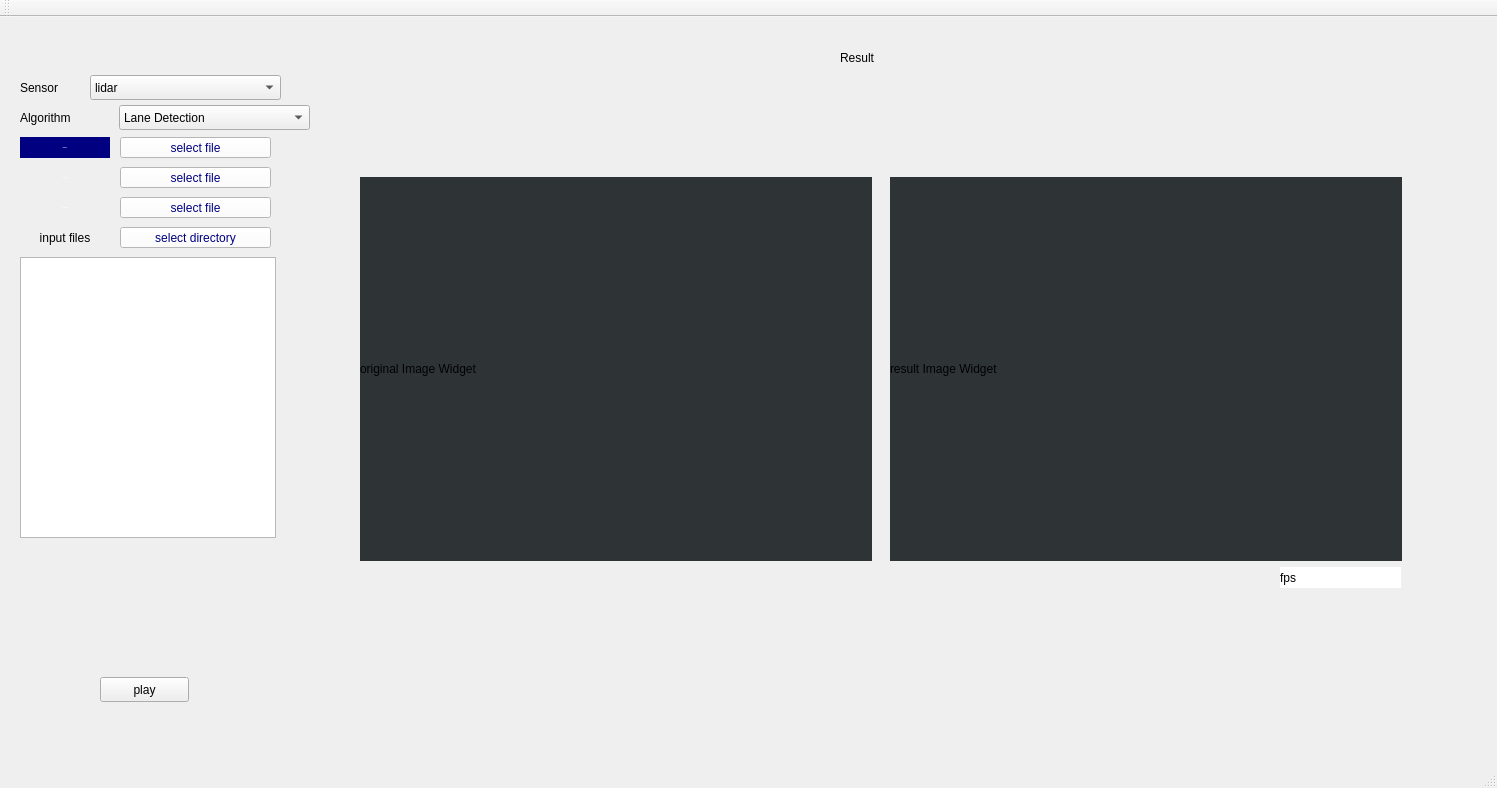
<?xml version="1.0" encoding="UTF-8"?>
<ui version="4.0">
 <class>MainWindow</class>
 <widget class="QMainWindow" name="MainWindow">
  <property name="geometry">
   <rect>
    <x>0</x>
    <y>0</y>
    <width>1497</width>
    <height>788</height>
   </rect>
  </property>
  <property name="baseSize">
   <size>
    <width>640</width>
    <height>0</height>
   </size>
  </property>
  <property name="windowTitle">
   <string>MainWindow</string>
  </property>
  <property name="styleSheet">
   <string notr="true">QLabel{

border-radius: 2px;

padding: 2px;

background-color: rgba(0, 0, 128, 1.0);

font: bold italic 15px;

color:white;

}

QComboBox

{

color:rgba(0, 0, 128, 1.0);

background-color: white;

border-color: white;

border-width: 1px;

border-style: solid;

padding: 1px 0px 1px 3px; /*This makes text colour work*/

}

QPushButton{

border-radius: 2px;

padding: 2px;

background-color: rgba(0, 0, 128, 1.0);

font: bold italic 15px;

color:white;

}

background-color : rgb(173, 127, 168)

</string>
  </property>
  <widget class="QWidget" name="centralwidget">
   <widget class="QComboBox" name="cb_Sensor">
    <property name="geometry">
     <rect>
      <x>90</x>
      <y>58</y>
      <width>191</width>
      <height>25</height>
     </rect>
    </property>
    <item>
     <property name="text">
      <string>lidar</string>
     </property>
    </item>
    <item>
     <property name="text">
      <string>cam</string>
     </property>
    </item>
    <item>
     <property name="text">
      <string>can</string>
     </property>
    </item>
    <item>
     <property name="text">
      <string>imu</string>
     </property>
    </item>
    <item>
     <property name="text">
      <string>gps</string>
     </property>
    </item>
   </widget>
   <widget class="QComboBox" name="cb_Algorithm">
    <property name="geometry">
     <rect>
      <x>119</x>
      <y>88</y>
      <width>191</width>
      <height>25</height>
     </rect>
    </property>
    <item>
     <property name="text">
      <string>Lane Detection</string>
     </property>
    </item>
    <item>
     <property name="text">
      <string>Object Detection</string>
     </property>
    </item>
   </widget>
   <widget class="QLabel" name="label_Sensor">
    <property name="geometry">
     <rect>
      <x>20</x>
      <y>60</y>
      <width>61</width>
      <height>21</height>
     </rect>
    </property>
    <property name="text">
     <string>Sensor</string>
    </property>
   </widget>
   <widget class="QLabel" name="label_Algorithm">
    <property name="geometry">
     <rect>
      <x>20</x>
      <y>90</y>
      <width>91</width>
      <height>21</height>
     </rect>
    </property>
    <property name="text">
     <string>Algorithm</string>
    </property>
   </widget>
   <widget class="QLabel" name="label_Result">
    <property name="geometry">
     <rect>
      <x>840</x>
      <y>30</y>
      <width>61</width>
      <height>21</height>
     </rect>
    </property>
    <property name="text">
     <string>Result</string>
    </property>
   </widget>
   <widget class="QPushButton" name="pb_Play">
    <property name="geometry">
     <rect>
      <x>100</x>
      <y>660</y>
      <width>89</width>
      <height>25</height>
     </rect>
    </property>
    <property name="text">
     <string>play</string>
    </property>
   </widget>
   <widget class="QPushButton" name="pb_Select_Directory">
    <property name="geometry">
     <rect>
      <x>120</x>
      <y>210</y>
      <width>151</width>
      <height>21</height>
     </rect>
    </property>
    <property name="palette">
     <palette>
      <active>
       <colorrole role="WindowText">
        <brush brushstyle="SolidPattern">
         <color alpha="255">
          <red>0</red>
          <green>0</green>
          <blue>128</blue>
         </color>
        </brush>
       </colorrole>
       <colorrole role="Button">
        <brush brushstyle="SolidPattern">
         <color alpha="255">
          <red>255</red>
          <green>255</green>
          <blue>255</blue>
         </color>
        </brush>
       </colorrole>
       <colorrole role="Text">
        <brush brushstyle="SolidPattern">
         <color alpha="255">
          <red>0</red>
          <green>0</green>
          <blue>128</blue>
         </color>
        </brush>
       </colorrole>
       <colorrole role="ButtonText">
        <brush brushstyle="SolidPattern">
         <color alpha="255">
          <red>0</red>
          <green>0</green>
          <blue>128</blue>
         </color>
        </brush>
       </colorrole>
       <colorrole role="Base">
        <brush brushstyle="SolidPattern">
         <color alpha="255">
          <red>255</red>
          <green>255</green>
          <blue>255</blue>
         </color>
        </brush>
       </colorrole>
       <colorrole role="Window">
        <brush brushstyle="SolidPattern">
         <color alpha="255">
          <red>255</red>
          <green>255</green>
          <blue>255</blue>
         </color>
        </brush>
       </colorrole>
       <colorrole role="PlaceholderText">
        <brush brushstyle="NoBrush">
         <color alpha="128">
          <red>0</red>
          <green>0</green>
          <blue>128</blue>
         </color>
        </brush>
       </colorrole>
      </active>
      <inactive>
       <colorrole role="WindowText">
        <brush brushstyle="SolidPattern">
         <color alpha="255">
          <red>0</red>
          <green>0</green>
          <blue>128</blue>
         </color>
        </brush>
       </colorrole>
       <colorrole role="Button">
        <brush brushstyle="SolidPattern">
         <color alpha="255">
          <red>255</red>
          <green>255</green>
          <blue>255</blue>
         </color>
        </brush>
       </colorrole>
       <colorrole role="Text">
        <brush brushstyle="SolidPattern">
         <color alpha="255">
          <red>0</red>
          <green>0</green>
          <blue>128</blue>
         </color>
        </brush>
       </colorrole>
       <colorrole role="ButtonText">
        <brush brushstyle="SolidPattern">
         <color alpha="255">
          <red>0</red>
          <green>0</green>
          <blue>128</blue>
         </color>
        </brush>
       </colorrole>
       <colorrole role="Base">
        <brush brushstyle="SolidPattern">
         <color alpha="255">
          <red>255</red>
          <green>255</green>
          <blue>255</blue>
         </color>
        </brush>
       </colorrole>
       <colorrole role="Window">
        <brush brushstyle="SolidPattern">
         <color alpha="255">
          <red>255</red>
          <green>255</green>
          <blue>255</blue>
         </color>
        </brush>
       </colorrole>
       <colorrole role="PlaceholderText">
        <brush brushstyle="NoBrush">
         <color alpha="128">
          <red>0</red>
          <green>0</green>
          <blue>128</blue>
         </color>
        </brush>
       </colorrole>
      </inactive>
      <disabled>
       <colorrole role="WindowText">
        <brush brushstyle="SolidPattern">
         <color alpha="255">
          <red>0</red>
          <green>0</green>
          <blue>128</blue>
         </color>
        </brush>
       </colorrole>
       <colorrole role="Button">
        <brush brushstyle="SolidPattern">
         <color alpha="255">
          <red>255</red>
          <green>255</green>
          <blue>255</blue>
         </color>
        </brush>
       </colorrole>
       <colorrole role="Text">
        <brush brushstyle="SolidPattern">
         <color alpha="255">
          <red>0</red>
          <green>0</green>
          <blue>128</blue>
         </color>
        </brush>
       </colorrole>
       <colorrole role="ButtonText">
        <brush brushstyle="SolidPattern">
         <color alpha="255">
          <red>0</red>
          <green>0</green>
          <blue>128</blue>
         </color>
        </brush>
       </colorrole>
       <colorrole role="Base">
        <brush brushstyle="SolidPattern">
         <color alpha="255">
          <red>255</red>
          <green>255</green>
          <blue>255</blue>
         </color>
        </brush>
       </colorrole>
       <colorrole role="Window">
        <brush brushstyle="SolidPattern">
         <color alpha="255">
          <red>255</red>
          <green>255</green>
          <blue>255</blue>
         </color>
        </brush>
       </colorrole>
       <colorrole role="PlaceholderText">
        <brush brushstyle="NoBrush">
         <color alpha="128">
          <red>0</red>
          <green>0</green>
          <blue>128</blue>
         </color>
        </brush>
       </colorrole>
      </disabled>
     </palette>
    </property>
    <property name="styleSheet">
     <string notr="true">background-color: rgb(255, 255, 255);
color: rgb(0, 0, 128);

</string>
    </property>
    <property name="text">
     <string>select directory</string>
    </property>
   </widget>
   <widget class="QListWidget" name="list_FileList">
    <property name="geometry">
     <rect>
      <x>20</x>
      <y>240</y>
      <width>256</width>
      <height>281</height>
     </rect>
    </property>
   </widget>
   <widget class="QPushButton" name="pb_Select_DataFile">
    <property name="geometry">
     <rect>
      <x>120</x>
      <y>120</y>
      <width>151</width>
      <height>21</height>
     </rect>
    </property>
    <property name="styleSheet">
     <string notr="true">background-color: rgb(255, 255, 255);
color: rgb(0, 0, 128);

</string>
    </property>
    <property name="text">
     <string>select file</string>
    </property>
   </widget>
   <widget class="QPushButton" name="pb_Select_ConfigFile">
    <property name="geometry">
     <rect>
      <x>120</x>
      <y>150</y>
      <width>151</width>
      <height>21</height>
     </rect>
    </property>
    <property name="styleSheet">
     <string notr="true">background-color: rgb(255, 255, 255);
color: rgb(0, 0, 128);

</string>
    </property>
    <property name="text">
     <string>select file</string>
    </property>
   </widget>
   <widget class="QLabel" name="label_original_img">
    <property name="geometry">
     <rect>
      <x>360</x>
      <y>160</y>
      <width>512</width>
      <height>384</height>
     </rect>
    </property>
    <property name="baseSize">
     <size>
      <width>640</width>
      <height>480</height>
     </size>
    </property>
    <property name="styleSheet">
     <string notr="true">background-color: rgb(46, 52, 54);</string>
    </property>
    <property name="text">
     <string>original Image Widget</string>
    </property>
   </widget>
   <widget class="QLabel" name="label_result_img">
    <property name="geometry">
     <rect>
      <x>890</x>
      <y>160</y>
      <width>512</width>
      <height>384</height>
     </rect>
    </property>
    <property name="baseSize">
     <size>
      <width>640</width>
      <height>480</height>
     </size>
    </property>
    <property name="styleSheet">
     <string notr="true">background-color: rgb(46, 52, 54);</string>
    </property>
    <property name="text">
     <string>result Image Widget</string>
    </property>
   </widget>
   <widget class="QLabel" name="label_InputFiles">
    <property name="geometry">
     <rect>
      <x>20</x>
      <y>210</y>
      <width>90</width>
      <height>21</height>
     </rect>
    </property>
    <property name="text">
     <string>input files</string>
    </property>
    <property name="alignment">
     <set>Qt::AlignCenter</set>
    </property>
   </widget>
   <widget class="QLabel" name="label_fps">
    <property name="geometry">
     <rect>
      <x>1280</x>
      <y>550</y>
      <width>121</width>
      <height>21</height>
     </rect>
    </property>
    <property name="styleSheet">
     <string notr="true">background-color: rgb(255, 255, 255);
color: rgb(0, 0, 0);</string>
    </property>
    <property name="text">
     <string>fps</string>
    </property>
   </widget>
   <widget class="QPushButton" name="pb_Select_WeightFile">
    <property name="geometry">
     <rect>
      <x>120</x>
      <y>180</y>
      <width>151</width>
      <height>21</height>
     </rect>
    </property>
    <property name="styleSheet">
     <string notr="true">background-color: rgb(255, 255, 255);
color: rgb(0, 0, 128);

</string>
    </property>
    <property name="text">
     <string>select file</string>
    </property>
   </widget>
   <widget class="QLabel" name="label_DataFile">
    <property name="geometry">
     <rect>
      <x>20</x>
      <y>120</y>
      <width>90</width>
      <height>21</height>
     </rect>
    </property>
    <property name="baseSize">
     <size>
      <width>640</width>
      <height>480</height>
     </size>
    </property>
    <property name="palette">
     <palette>
      <active>
       <colorrole role="WindowText">
        <brush brushstyle="SolidPattern">
         <color alpha="255">
          <red>255</red>
          <green>255</green>
          <blue>255</blue>
         </color>
        </brush>
       </colorrole>
       <colorrole role="Button">
        <brush brushstyle="SolidPattern">
         <color alpha="255">
          <red>0</red>
          <green>0</green>
          <blue>128</blue>
         </color>
        </brush>
       </colorrole>
       <colorrole role="Text">
        <brush brushstyle="SolidPattern">
         <color alpha="255">
          <red>255</red>
          <green>255</green>
          <blue>255</blue>
         </color>
        </brush>
       </colorrole>
       <colorrole role="ButtonText">
        <brush brushstyle="SolidPattern">
         <color alpha="255">
          <red>255</red>
          <green>255</green>
          <blue>255</blue>
         </color>
        </brush>
       </colorrole>
       <colorrole role="Base">
        <brush brushstyle="SolidPattern">
         <color alpha="255">
          <red>0</red>
          <green>0</green>
          <blue>128</blue>
         </color>
        </brush>
       </colorrole>
       <colorrole role="Window">
        <brush brushstyle="SolidPattern">
         <color alpha="255">
          <red>0</red>
          <green>0</green>
          <blue>128</blue>
         </color>
        </brush>
       </colorrole>
       <colorrole role="PlaceholderText">
        <brush brushstyle="NoBrush">
         <color alpha="128">
          <red>0</red>
          <green>0</green>
          <blue>0</blue>
         </color>
        </brush>
       </colorrole>
      </active>
      <inactive>
       <colorrole role="WindowText">
        <brush brushstyle="SolidPattern">
         <color alpha="255">
          <red>255</red>
          <green>255</green>
          <blue>255</blue>
         </color>
        </brush>
       </colorrole>
       <colorrole role="Button">
        <brush brushstyle="SolidPattern">
         <color alpha="255">
          <red>0</red>
          <green>0</green>
          <blue>128</blue>
         </color>
        </brush>
       </colorrole>
       <colorrole role="Text">
        <brush brushstyle="SolidPattern">
         <color alpha="255">
          <red>255</red>
          <green>255</green>
          <blue>255</blue>
         </color>
        </brush>
       </colorrole>
       <colorrole role="ButtonText">
        <brush brushstyle="SolidPattern">
         <color alpha="255">
          <red>255</red>
          <green>255</green>
          <blue>255</blue>
         </color>
        </brush>
       </colorrole>
       <colorrole role="Base">
        <brush brushstyle="SolidPattern">
         <color alpha="255">
          <red>0</red>
          <green>0</green>
          <blue>128</blue>
         </color>
        </brush>
       </colorrole>
       <colorrole role="Window">
        <brush brushstyle="SolidPattern">
         <color alpha="255">
          <red>0</red>
          <green>0</green>
          <blue>128</blue>
         </color>
        </brush>
       </colorrole>
       <colorrole role="PlaceholderText">
        <brush brushstyle="NoBrush">
         <color alpha="128">
          <red>255</red>
          <green>255</green>
          <blue>255</blue>
         </color>
        </brush>
       </colorrole>
      </inactive>
      <disabled>
       <colorrole role="WindowText">
        <brush brushstyle="SolidPattern">
         <color alpha="255">
          <red>255</red>
          <green>255</green>
          <blue>255</blue>
         </color>
        </brush>
       </colorrole>
       <colorrole role="Button">
        <brush brushstyle="SolidPattern">
         <color alpha="255">
          <red>0</red>
          <green>0</green>
          <blue>128</blue>
         </color>
        </brush>
       </colorrole>
       <colorrole role="Text">
        <brush brushstyle="SolidPattern">
         <color alpha="255">
          <red>255</red>
          <green>255</green>
          <blue>255</blue>
         </color>
        </brush>
       </colorrole>
       <colorrole role="ButtonText">
        <brush brushstyle="SolidPattern">
         <color alpha="255">
          <red>255</red>
          <green>255</green>
          <blue>255</blue>
         </color>
        </brush>
       </colorrole>
       <colorrole role="Base">
        <brush brushstyle="SolidPattern">
         <color alpha="255">
          <red>0</red>
          <green>0</green>
          <blue>128</blue>
         </color>
        </brush>
       </colorrole>
       <colorrole role="Window">
        <brush brushstyle="SolidPattern">
         <color alpha="255">
          <red>0</red>
          <green>0</green>
          <blue>128</blue>
         </color>
        </brush>
       </colorrole>
       <colorrole role="PlaceholderText">
        <brush brushstyle="NoBrush">
         <color alpha="128">
          <red>0</red>
          <green>0</green>
          <blue>0</blue>
         </color>
        </brush>
       </colorrole>
      </disabled>
     </palette>
    </property>
    <property name="font">
     <font>
      <pointsize>-1</pointsize>
      <weight>75</weight>
      <italic>true</italic>
      <bold>true</bold>
     </font>
    </property>
    <property name="layoutDirection">
     <enum>Qt::LeftToRight</enum>
    </property>
    <property name="styleSheet">
     <string notr="true">background-color: rgb(0, 0, 128);
color:rgb(255, 255, 255);
</string>
    </property>
    <property name="text">
     <string>Data File</string>
    </property>
    <property name="alignment">
     <set>Qt::AlignCenter</set>
    </property>
   </widget>
   <widget class="QLabel" name="label_ConfigFile">
    <property name="geometry">
     <rect>
      <x>20</x>
      <y>150</y>
      <width>90</width>
      <height>21</height>
     </rect>
    </property>
    <property name="baseSize">
     <size>
      <width>640</width>
      <height>480</height>
     </size>
    </property>
    <property name="palette">
     <palette>
      <active>
       <colorrole role="WindowText">
        <brush brushstyle="SolidPattern">
         <color alpha="255">
          <red>255</red>
          <green>255</green>
          <blue>255</blue>
         </color>
        </brush>
       </colorrole>
       <colorrole role="Button">
        <brush brushstyle="SolidPattern">
         <color alpha="255">
          <red>0</red>
          <green>0</green>
          <blue>128</blue>
         </color>
        </brush>
       </colorrole>
       <colorrole role="Text">
        <brush brushstyle="SolidPattern">
         <color alpha="255">
          <red>255</red>
          <green>255</green>
          <blue>255</blue>
         </color>
        </brush>
       </colorrole>
       <colorrole role="ButtonText">
        <brush brushstyle="SolidPattern">
         <color alpha="255">
          <red>255</red>
          <green>255</green>
          <blue>255</blue>
         </color>
        </brush>
       </colorrole>
       <colorrole role="Base">
        <brush brushstyle="SolidPattern">
         <color alpha="255">
          <red>0</red>
          <green>0</green>
          <blue>128</blue>
         </color>
        </brush>
       </colorrole>
       <colorrole role="Window">
        <brush brushstyle="SolidPattern">
         <color alpha="255">
          <red>0</red>
          <green>0</green>
          <blue>128</blue>
         </color>
        </brush>
       </colorrole>
       <colorrole role="PlaceholderText">
        <brush brushstyle="NoBrush">
         <color alpha="128">
          <red>255</red>
          <green>255</green>
          <blue>255</blue>
         </color>
        </brush>
       </colorrole>
      </active>
      <inactive>
       <colorrole role="WindowText">
        <brush brushstyle="SolidPattern">
         <color alpha="255">
          <red>255</red>
          <green>255</green>
          <blue>255</blue>
         </color>
        </brush>
       </colorrole>
       <colorrole role="Button">
        <brush brushstyle="SolidPattern">
         <color alpha="255">
          <red>0</red>
          <green>0</green>
          <blue>128</blue>
         </color>
        </brush>
       </colorrole>
       <colorrole role="Text">
        <brush brushstyle="SolidPattern">
         <color alpha="255">
          <red>255</red>
          <green>255</green>
          <blue>255</blue>
         </color>
        </brush>
       </colorrole>
       <colorrole role="ButtonText">
        <brush brushstyle="SolidPattern">
         <color alpha="255">
          <red>255</red>
          <green>255</green>
          <blue>255</blue>
         </color>
        </brush>
       </colorrole>
       <colorrole role="Base">
        <brush brushstyle="SolidPattern">
         <color alpha="255">
          <red>0</red>
          <green>0</green>
          <blue>128</blue>
         </color>
        </brush>
       </colorrole>
       <colorrole role="Window">
        <brush brushstyle="SolidPattern">
         <color alpha="255">
          <red>0</red>
          <green>0</green>
          <blue>128</blue>
         </color>
        </brush>
       </colorrole>
       <colorrole role="PlaceholderText">
        <brush brushstyle="NoBrush">
         <color alpha="128">
          <red>255</red>
          <green>255</green>
          <blue>255</blue>
         </color>
        </brush>
       </colorrole>
      </inactive>
      <disabled>
       <colorrole role="WindowText">
        <brush brushstyle="SolidPattern">
         <color alpha="255">
          <red>255</red>
          <green>255</green>
          <blue>255</blue>
         </color>
        </brush>
       </colorrole>
       <colorrole role="Button">
        <brush brushstyle="SolidPattern">
         <color alpha="255">
          <red>0</red>
          <green>0</green>
          <blue>128</blue>
         </color>
        </brush>
       </colorrole>
       <colorrole role="Text">
        <brush brushstyle="SolidPattern">
         <color alpha="255">
          <red>255</red>
          <green>255</green>
          <blue>255</blue>
         </color>
        </brush>
       </colorrole>
       <colorrole role="ButtonText">
        <brush brushstyle="SolidPattern">
         <color alpha="255">
          <red>255</red>
          <green>255</green>
          <blue>255</blue>
         </color>
        </brush>
       </colorrole>
       <colorrole role="Base">
        <brush brushstyle="SolidPattern">
         <color alpha="255">
          <red>0</red>
          <green>0</green>
          <blue>128</blue>
         </color>
        </brush>
       </colorrole>
       <colorrole role="Window">
        <brush brushstyle="SolidPattern">
         <color alpha="255">
          <red>0</red>
          <green>0</green>
          <blue>128</blue>
         </color>
        </brush>
       </colorrole>
       <colorrole role="PlaceholderText">
        <brush brushstyle="NoBrush">
         <color alpha="128">
          <red>255</red>
          <green>255</green>
          <blue>255</blue>
         </color>
        </brush>
       </colorrole>
      </disabled>
     </palette>
    </property>
    <property name="font">
     <font>
      <pointsize>-1</pointsize>
      <weight>75</weight>
      <italic>true</italic>
      <bold>true</bold>
     </font>
    </property>
    <property name="layoutDirection">
     <enum>Qt::LeftToRight</enum>
    </property>
    <property name="styleSheet">
     <string notr="true">&lt;?xml version=&quot;1.0&quot; encoding=&quot;UTF-8&quot;?&gt;
&lt;ui version=&quot;4.0&quot;&gt;
 &lt;widget name=&quot;__qt_fake_top_level&quot;&gt;
  &lt;widget class=&quot;QLabel&quot; name=&quot;label_ConfigFile_3&quot;&gt;
   &lt;property name=&quot;geometry&quot;&gt;
    &lt;rect&gt;
     &lt;x&gt;20&lt;/x&gt;
     &lt;y&gt;120&lt;/y&gt;
     &lt;width&gt;90&lt;/width&gt;
     &lt;height&gt;21&lt;/height&gt;
    &lt;/rect&gt;
   &lt;/property&gt;
   &lt;property name=&quot;baseSize&quot;&gt;
    &lt;size&gt;
     &lt;width&gt;640&lt;/width&gt;
     &lt;height&gt;480&lt;/height&gt;
    &lt;/size&gt;
   &lt;/property&gt;
   &lt;property name=&quot;palette&quot;&gt;
    &lt;palette&gt;
     &lt;active&gt;
      &lt;colorrole role=&quot;WindowText&quot;&gt;
       &lt;brush brushstyle=&quot;SolidPattern&quot;&gt;
        &lt;color alpha=&quot;255&quot;&gt;
         &lt;red&gt;255&lt;/red&gt;
         &lt;green&gt;255&lt;/green&gt;
         &lt;blue&gt;255&lt;/blue&gt;
        &lt;/color&gt;
       &lt;/brush&gt;
      &lt;/colorrole&gt;
      &lt;colorrole role=&quot;Button&quot;&gt;
       &lt;brush brushstyle=&quot;SolidPattern&quot;&gt;
        &lt;color alpha=&quot;255&quot;&gt;
         &lt;red&gt;0&lt;/red&gt;
         &lt;green&gt;0&lt;/green&gt;
         &lt;blue&gt;128&lt;/blue&gt;
        &lt;/color&gt;
       &lt;/brush&gt;
      &lt;/colorrole&gt;
      &lt;colorrole role=&quot;Text&quot;&gt;
       &lt;brush brushstyle=&quot;SolidPattern&quot;&gt;
        &lt;color alpha=&quot;255&quot;&gt;
         &lt;red&gt;255&lt;/red&gt;
         &lt;green&gt;255&lt;/green&gt;
         &lt;blue&gt;255&lt;/blue&gt;
        &lt;/color&gt;
       &lt;/brush&gt;
      &lt;/colorrole&gt;
      &lt;colorrole role=&quot;ButtonText&quot;&gt;
       &lt;brush brushstyle=&quot;SolidPattern&quot;&gt;
        &lt;color alpha=&quot;255&quot;&gt;
         &lt;red&gt;255&lt;/red&gt;
         &lt;green&gt;255&lt;/green&gt;
         &lt;blue&gt;255&lt;/blue&gt;
        &lt;/color&gt;
       &lt;/brush&gt;
      &lt;/colorrole&gt;
      &lt;colorrole role=&quot;Base&quot;&gt;
       &lt;brush brushstyle=&quot;SolidPattern&quot;&gt;
        &lt;color alpha=&quot;255&quot;&gt;
         &lt;red&gt;0&lt;/red&gt;
         &lt;green&gt;0&lt;/green&gt;
         &lt;blue&gt;128&lt;/blue&gt;
        &lt;/color&gt;
       &lt;/brush&gt;
      &lt;/colorrole&gt;
      &lt;colorrole role=&quot;Window&quot;&gt;
       &lt;brush brushstyle=&quot;SolidPattern&quot;&gt;
        &lt;color alpha=&quot;255&quot;&gt;
         &lt;red&gt;0&lt;/red&gt;
         &lt;green&gt;0&lt;/green&gt;
         &lt;blue&gt;128&lt;/blue&gt;
        &lt;/color&gt;
       &lt;/brush&gt;
      &lt;/colorrole&gt;
      &lt;colorrole role=&quot;PlaceholderText&quot;&gt;
       &lt;brush brushstyle=&quot;NoBrush&quot;&gt;
        &lt;color alpha=&quot;128&quot;&gt;
         &lt;red&gt;0&lt;/red&gt;
         &lt;green&gt;0&lt;/green&gt;
         &lt;blue&gt;0&lt;/blue&gt;
        &lt;/color&gt;
       &lt;/brush&gt;
      &lt;/colorrole&gt;
     &lt;/active&gt;
     &lt;inactive&gt;
      &lt;colorrole role=&quot;WindowText&quot;&gt;
       &lt;brush brushstyle=&quot;SolidPattern&quot;&gt;
        &lt;color alpha=&quot;255&quot;&gt;
         &lt;red&gt;255&lt;/red&gt;
         &lt;green&gt;255&lt;/green&gt;
         &lt;blue&gt;255&lt;/blue&gt;
        &lt;/color&gt;
       &lt;/brush&gt;
      &lt;/colorrole&gt;
      &lt;colorrole role=&quot;Button&quot;&gt;
       &lt;brush brushstyle=&quot;SolidPattern&quot;&gt;
        &lt;color alpha=&quot;255&quot;&gt;
         &lt;red&gt;0&lt;/red&gt;
         &lt;green&gt;0&lt;/green&gt;
         &lt;blue&gt;128&lt;/blue&gt;
        &lt;/color&gt;
       &lt;/brush&gt;
      &lt;/colorrole&gt;
      &lt;colorrole role=&quot;Text&quot;&gt;
       &lt;brush brushstyle=&quot;SolidPattern&quot;&gt;
        &lt;color alpha=&quot;255&quot;&gt;
         &lt;red&gt;255&lt;/red&gt;
         &lt;green&gt;255&lt;/green&gt;
         &lt;blue&gt;255&lt;/blue&gt;
        &lt;/color&gt;
       &lt;/brush&gt;
      &lt;/colorrole&gt;
      &lt;colorrole role=&quot;ButtonText&quot;&gt;
       &lt;brush brushstyle=&quot;SolidPattern&quot;&gt;
        &lt;color alpha=&quot;255&quot;&gt;
         &lt;red&gt;255&lt;/red&gt;
         &lt;green&gt;255&lt;/green&gt;
         &lt;blue&gt;255&lt;/blue&gt;
        &lt;/color&gt;
       &lt;/brush&gt;
      &lt;/colorrole&gt;
      &lt;colorrole role=&quot;Base&quot;&gt;
       &lt;brush brushstyle=&quot;SolidPattern&quot;&gt;
        &lt;color alpha=&quot;255&quot;&gt;
         &lt;red&gt;0&lt;/red&gt;
         &lt;green&gt;0&lt;/green&gt;
         &lt;blue&gt;128&lt;/blue&gt;
        &lt;/color&gt;
       &lt;/brush&gt;
      &lt;/colorrole&gt;
      &lt;colorrole role=&quot;Window&quot;&gt;
       &lt;brush brushstyle=&quot;SolidPattern&quot;&gt;
        &lt;color alpha=&quot;255&quot;&gt;
         &lt;red&gt;0&lt;/red&gt;
         &lt;green&gt;0&lt;/green&gt;
         &lt;blue&gt;128&lt;/blue&gt;
        &lt;/color&gt;
       &lt;/brush&gt;
      &lt;/colorrole&gt;
      &lt;colorrole role=&quot;PlaceholderText&quot;&gt;
       &lt;brush brushstyle=&quot;NoBrush&quot;&gt;
        &lt;color alpha=&quot;128&quot;&gt;
         &lt;red&gt;255&lt;/red&gt;
         &lt;green&gt;255&lt;/green&gt;
         &lt;blue&gt;255&lt;/blue&gt;
        &lt;/color&gt;
       &lt;/brush&gt;
      &lt;/colorrole&gt;
     &lt;/inactive&gt;
     &lt;disabled&gt;
      &lt;colorrole role=&quot;WindowText&quot;&gt;
       &lt;brush brushstyle=&quot;SolidPattern&quot;&gt;
        &lt;color alpha=&quot;255&quot;&gt;
         &lt;red&gt;255&lt;/red&gt;
         &lt;green&gt;255&lt;/green&gt;
         &lt;blue&gt;255&lt;/blue&gt;
        &lt;/color&gt;
       &lt;/brush&gt;
      &lt;/colorrole&gt;
      &lt;colorrole role=&quot;Button&quot;&gt;
       &lt;brush brushstyle=&quot;SolidPattern&quot;&gt;
        &lt;color alpha=&quot;255&quot;&gt;
         &lt;red&gt;0&lt;/red&gt;
         &lt;green&gt;0&lt;/green&gt;
         &lt;blue&gt;128&lt;/blue&gt;
        &lt;/color&gt;
       &lt;/brush&gt;
      &lt;/colorrole&gt;
      &lt;colorrole role=&quot;Text&quot;&gt;
       &lt;brush brushstyle=&quot;SolidPattern&quot;&gt;
        &lt;color alpha=&quot;255&quot;&gt;
         &lt;red&gt;255&lt;/red&gt;
         &lt;green&gt;255&lt;/green&gt;
         &lt;blue&gt;255&lt;/blue&gt;
        &lt;/color&gt;
       &lt;/brush&gt;
      &lt;/colorrole&gt;
      &lt;colorrole role=&quot;ButtonText&quot;&gt;
       &lt;brush brushstyle=&quot;SolidPattern&quot;&gt;
        &lt;color alpha=&quot;255&quot;&gt;
         &lt;red&gt;255&lt;/red&gt;
         &lt;green&gt;255&lt;/green&gt;
         &lt;blue&gt;255&lt;/blue&gt;
        &lt;/color&gt;
       &lt;/brush&gt;
      &lt;/colorrole&gt;
      &lt;colorrole role=&quot;Base&quot;&gt;
       &lt;brush brushstyle=&quot;SolidPattern&quot;&gt;
        &lt;color alpha=&quot;255&quot;&gt;
         &lt;red&gt;0&lt;/red&gt;
         &lt;green&gt;0&lt;/green&gt;
         &lt;blue&gt;128&lt;/blue&gt;
        &lt;/color&gt;
       &lt;/brush&gt;
      &lt;/colorrole&gt;
      &lt;colorrole role=&quot;Window&quot;&gt;
       &lt;brush brushstyle=&quot;SolidPattern&quot;&gt;
        &lt;color alpha=&quot;255&quot;&gt;
         &lt;red&gt;0&lt;/red&gt;
         &lt;green&gt;0&lt;/green&gt;
         &lt;blue&gt;128&lt;/blue&gt;
        &lt;/color&gt;
       &lt;/brush&gt;
      &lt;/colorrole&gt;
      &lt;colorrole role=&quot;PlaceholderText&quot;&gt;
       &lt;brush brushstyle=&quot;NoBrush&quot;&gt;
        &lt;color alpha=&quot;128&quot;&gt;
         &lt;red&gt;0&lt;/red&gt;
         &lt;green&gt;0&lt;/green&gt;
         &lt;blue&gt;0&lt;/blue&gt;
        &lt;/color&gt;
       &lt;/brush&gt;
      &lt;/colorrole&gt;
     &lt;/disabled&gt;
    &lt;/palette&gt;
   &lt;/property&gt;
   &lt;property name=&quot;font&quot;&gt;
    &lt;font&gt;
     &lt;pointsize&gt;-1&lt;/pointsize&gt;
     &lt;weight&gt;75&lt;/weight&gt;
     &lt;italic&gt;true&lt;/italic&gt;
     &lt;bold&gt;true&lt;/bold&gt;
    &lt;/font&gt;
   &lt;/property&gt;
   &lt;property name=&quot;layoutDirection&quot;&gt;
    &lt;enum&gt;Qt::LeftToRight&lt;/enum&gt;
   &lt;/property&gt;
   &lt;property name=&quot;styleSheet&quot;&gt;
    &lt;string notr=&quot;true&quot;&gt;background-color: rgb(0, 0, 128);
color:rgb(255, 255, 255);
&lt;/string&gt;
   &lt;/property&gt;
   &lt;property name=&quot;text&quot;&gt;
    &lt;string&gt;Data File&lt;/string&gt;
   &lt;/property&gt;
   &lt;property name=&quot;alignment&quot;&gt;
    &lt;set&gt;Qt::AlignCenter&lt;/set&gt;
   &lt;/property&gt;
  &lt;/widget&gt;
 &lt;/widget&gt;
 &lt;resources/&gt;
&lt;/ui&gt;
</string>
    </property>
    <property name="text">
     <string>Config File</string>
    </property>
    <property name="alignment">
     <set>Qt::AlignCenter</set>
    </property>
   </widget>
   <widget class="QLabel" name="label_WeightFile">
    <property name="geometry">
     <rect>
      <x>20</x>
      <y>180</y>
      <width>90</width>
      <height>21</height>
     </rect>
    </property>
    <property name="baseSize">
     <size>
      <width>640</width>
      <height>480</height>
     </size>
    </property>
    <property name="palette">
     <palette>
      <active>
       <colorrole role="WindowText">
        <brush brushstyle="SolidPattern">
         <color alpha="255">
          <red>255</red>
          <green>255</green>
          <blue>255</blue>
         </color>
        </brush>
       </colorrole>
       <colorrole role="Button">
        <brush brushstyle="SolidPattern">
         <color alpha="255">
          <red>0</red>
          <green>0</green>
          <blue>128</blue>
         </color>
        </brush>
       </colorrole>
       <colorrole role="Text">
        <brush brushstyle="SolidPattern">
         <color alpha="255">
          <red>255</red>
          <green>255</green>
          <blue>255</blue>
         </color>
        </brush>
       </colorrole>
       <colorrole role="ButtonText">
        <brush brushstyle="SolidPattern">
         <color alpha="255">
          <red>255</red>
          <green>255</green>
          <blue>255</blue>
         </color>
        </brush>
       </colorrole>
       <colorrole role="Base">
        <brush brushstyle="SolidPattern">
         <color alpha="255">
          <red>0</red>
          <green>0</green>
          <blue>128</blue>
         </color>
        </brush>
       </colorrole>
       <colorrole role="Window">
        <brush brushstyle="SolidPattern">
         <color alpha="255">
          <red>0</red>
          <green>0</green>
          <blue>128</blue>
         </color>
        </brush>
       </colorrole>
       <colorrole role="PlaceholderText">
        <brush brushstyle="NoBrush">
         <color alpha="128">
          <red>255</red>
          <green>255</green>
          <blue>255</blue>
         </color>
        </brush>
       </colorrole>
      </active>
      <inactive>
       <colorrole role="WindowText">
        <brush brushstyle="SolidPattern">
         <color alpha="255">
          <red>255</red>
          <green>255</green>
          <blue>255</blue>
         </color>
        </brush>
       </colorrole>
       <colorrole role="Button">
        <brush brushstyle="SolidPattern">
         <color alpha="255">
          <red>0</red>
          <green>0</green>
          <blue>128</blue>
         </color>
        </brush>
       </colorrole>
       <colorrole role="Text">
        <brush brushstyle="SolidPattern">
         <color alpha="255">
          <red>255</red>
          <green>255</green>
          <blue>255</blue>
         </color>
        </brush>
       </colorrole>
       <colorrole role="ButtonText">
        <brush brushstyle="SolidPattern">
         <color alpha="255">
          <red>255</red>
          <green>255</green>
          <blue>255</blue>
         </color>
        </brush>
       </colorrole>
       <colorrole role="Base">
        <brush brushstyle="SolidPattern">
         <color alpha="255">
          <red>0</red>
          <green>0</green>
          <blue>128</blue>
         </color>
        </brush>
       </colorrole>
       <colorrole role="Window">
        <brush brushstyle="SolidPattern">
         <color alpha="255">
          <red>0</red>
          <green>0</green>
          <blue>128</blue>
         </color>
        </brush>
       </colorrole>
       <colorrole role="PlaceholderText">
        <brush brushstyle="NoBrush">
         <color alpha="128">
          <red>255</red>
          <green>255</green>
          <blue>255</blue>
         </color>
        </brush>
       </colorrole>
      </inactive>
      <disabled>
       <colorrole role="WindowText">
        <brush brushstyle="SolidPattern">
         <color alpha="255">
          <red>255</red>
          <green>255</green>
          <blue>255</blue>
         </color>
        </brush>
       </colorrole>
       <colorrole role="Button">
        <brush brushstyle="SolidPattern">
         <color alpha="255">
          <red>0</red>
          <green>0</green>
          <blue>128</blue>
         </color>
        </brush>
       </colorrole>
       <colorrole role="Text">
        <brush brushstyle="SolidPattern">
         <color alpha="255">
          <red>255</red>
          <green>255</green>
          <blue>255</blue>
         </color>
        </brush>
       </colorrole>
       <colorrole role="ButtonText">
        <brush brushstyle="SolidPattern">
         <color alpha="255">
          <red>255</red>
          <green>255</green>
          <blue>255</blue>
         </color>
        </brush>
       </colorrole>
       <colorrole role="Base">
        <brush brushstyle="SolidPattern">
         <color alpha="255">
          <red>0</red>
          <green>0</green>
          <blue>128</blue>
         </color>
        </brush>
       </colorrole>
       <colorrole role="Window">
        <brush brushstyle="SolidPattern">
         <color alpha="255">
          <red>0</red>
          <green>0</green>
          <blue>128</blue>
         </color>
        </brush>
       </colorrole>
       <colorrole role="PlaceholderText">
        <brush brushstyle="NoBrush">
         <color alpha="128">
          <red>255</red>
          <green>255</green>
          <blue>255</blue>
         </color>
        </brush>
       </colorrole>
      </disabled>
     </palette>
    </property>
    <property name="font">
     <font>
      <pointsize>-1</pointsize>
      <weight>75</weight>
      <italic>true</italic>
      <bold>true</bold>
     </font>
    </property>
    <property name="layoutDirection">
     <enum>Qt::LeftToRight</enum>
    </property>
    <property name="styleSheet">
     <string notr="true">&lt;?xml version=&quot;1.0&quot; encoding=&quot;UTF-8&quot;?&gt;
&lt;ui version=&quot;4.0&quot;&gt;
 &lt;widget name=&quot;__qt_fake_top_level&quot;&gt;
  &lt;widget class=&quot;QLabel&quot; name=&quot;label_ConfigFile_3&quot;&gt;
   &lt;property name=&quot;geometry&quot;&gt;
    &lt;rect&gt;
     &lt;x&gt;20&lt;/x&gt;
     &lt;y&gt;120&lt;/y&gt;
     &lt;width&gt;90&lt;/width&gt;
     &lt;height&gt;21&lt;/height&gt;
    &lt;/rect&gt;
   &lt;/property&gt;
   &lt;property name=&quot;baseSize&quot;&gt;
    &lt;size&gt;
     &lt;width&gt;640&lt;/width&gt;
     &lt;height&gt;480&lt;/height&gt;
    &lt;/size&gt;
   &lt;/property&gt;
   &lt;property name=&quot;palette&quot;&gt;
    &lt;palette&gt;
     &lt;active&gt;
      &lt;colorrole role=&quot;WindowText&quot;&gt;
       &lt;brush brushstyle=&quot;SolidPattern&quot;&gt;
        &lt;color alpha=&quot;255&quot;&gt;
         &lt;red&gt;255&lt;/red&gt;
         &lt;green&gt;255&lt;/green&gt;
         &lt;blue&gt;255&lt;/blue&gt;
        &lt;/color&gt;
       &lt;/brush&gt;
      &lt;/colorrole&gt;
      &lt;colorrole role=&quot;Button&quot;&gt;
       &lt;brush brushstyle=&quot;SolidPattern&quot;&gt;
        &lt;color alpha=&quot;255&quot;&gt;
         &lt;red&gt;0&lt;/red&gt;
         &lt;green&gt;0&lt;/green&gt;
         &lt;blue&gt;128&lt;/blue&gt;
        &lt;/color&gt;
       &lt;/brush&gt;
      &lt;/colorrole&gt;
      &lt;colorrole role=&quot;Text&quot;&gt;
       &lt;brush brushstyle=&quot;SolidPattern&quot;&gt;
        &lt;color alpha=&quot;255&quot;&gt;
         &lt;red&gt;255&lt;/red&gt;
         &lt;green&gt;255&lt;/green&gt;
         &lt;blue&gt;255&lt;/blue&gt;
        &lt;/color&gt;
       &lt;/brush&gt;
      &lt;/colorrole&gt;
      &lt;colorrole role=&quot;ButtonText&quot;&gt;
       &lt;brush brushstyle=&quot;SolidPattern&quot;&gt;
        &lt;color alpha=&quot;255&quot;&gt;
         &lt;red&gt;255&lt;/red&gt;
         &lt;green&gt;255&lt;/green&gt;
         &lt;blue&gt;255&lt;/blue&gt;
        &lt;/color&gt;
       &lt;/brush&gt;
      &lt;/colorrole&gt;
      &lt;colorrole role=&quot;Base&quot;&gt;
       &lt;brush brushstyle=&quot;SolidPattern&quot;&gt;
        &lt;color alpha=&quot;255&quot;&gt;
         &lt;red&gt;0&lt;/red&gt;
         &lt;green&gt;0&lt;/green&gt;
         &lt;blue&gt;128&lt;/blue&gt;
        &lt;/color&gt;
       &lt;/brush&gt;
      &lt;/colorrole&gt;
      &lt;colorrole role=&quot;Window&quot;&gt;
       &lt;brush brushstyle=&quot;SolidPattern&quot;&gt;
        &lt;color alpha=&quot;255&quot;&gt;
         &lt;red&gt;0&lt;/red&gt;
         &lt;green&gt;0&lt;/green&gt;
         &lt;blue&gt;128&lt;/blue&gt;
        &lt;/color&gt;
       &lt;/brush&gt;
      &lt;/colorrole&gt;
      &lt;colorrole role=&quot;PlaceholderText&quot;&gt;
       &lt;brush brushstyle=&quot;NoBrush&quot;&gt;
        &lt;color alpha=&quot;128&quot;&gt;
         &lt;red&gt;0&lt;/red&gt;
         &lt;green&gt;0&lt;/green&gt;
         &lt;blue&gt;0&lt;/blue&gt;
        &lt;/color&gt;
       &lt;/brush&gt;
      &lt;/colorrole&gt;
     &lt;/active&gt;
     &lt;inactive&gt;
      &lt;colorrole role=&quot;WindowText&quot;&gt;
       &lt;brush brushstyle=&quot;SolidPattern&quot;&gt;
        &lt;color alpha=&quot;255&quot;&gt;
         &lt;red&gt;255&lt;/red&gt;
         &lt;green&gt;255&lt;/green&gt;
         &lt;blue&gt;255&lt;/blue&gt;
        &lt;/color&gt;
       &lt;/brush&gt;
      &lt;/colorrole&gt;
      &lt;colorrole role=&quot;Button&quot;&gt;
       &lt;brush brushstyle=&quot;SolidPattern&quot;&gt;
        &lt;color alpha=&quot;255&quot;&gt;
         &lt;red&gt;0&lt;/red&gt;
         &lt;green&gt;0&lt;/green&gt;
         &lt;blue&gt;128&lt;/blue&gt;
        &lt;/color&gt;
       &lt;/brush&gt;
      &lt;/colorrole&gt;
      &lt;colorrole role=&quot;Text&quot;&gt;
       &lt;brush brushstyle=&quot;SolidPattern&quot;&gt;
        &lt;color alpha=&quot;255&quot;&gt;
         &lt;red&gt;255&lt;/red&gt;
         &lt;green&gt;255&lt;/green&gt;
         &lt;blue&gt;255&lt;/blue&gt;
        &lt;/color&gt;
       &lt;/brush&gt;
      &lt;/colorrole&gt;
      &lt;colorrole role=&quot;ButtonText&quot;&gt;
       &lt;brush brushstyle=&quot;SolidPattern&quot;&gt;
        &lt;color alpha=&quot;255&quot;&gt;
         &lt;red&gt;255&lt;/red&gt;
         &lt;green&gt;255&lt;/green&gt;
         &lt;blue&gt;255&lt;/blue&gt;
        &lt;/color&gt;
       &lt;/brush&gt;
      &lt;/colorrole&gt;
      &lt;colorrole role=&quot;Base&quot;&gt;
       &lt;brush brushstyle=&quot;SolidPattern&quot;&gt;
        &lt;color alpha=&quot;255&quot;&gt;
         &lt;red&gt;0&lt;/red&gt;
         &lt;green&gt;0&lt;/green&gt;
         &lt;blue&gt;128&lt;/blue&gt;
        &lt;/color&gt;
       &lt;/brush&gt;
      &lt;/colorrole&gt;
      &lt;colorrole role=&quot;Window&quot;&gt;
       &lt;brush brushstyle=&quot;SolidPattern&quot;&gt;
        &lt;color alpha=&quot;255&quot;&gt;
         &lt;red&gt;0&lt;/red&gt;
         &lt;green&gt;0&lt;/green&gt;
         &lt;blue&gt;128&lt;/blue&gt;
        &lt;/color&gt;
       &lt;/brush&gt;
      &lt;/colorrole&gt;
      &lt;colorrole role=&quot;PlaceholderText&quot;&gt;
       &lt;brush brushstyle=&quot;NoBrush&quot;&gt;
        &lt;color alpha=&quot;128&quot;&gt;
         &lt;red&gt;255&lt;/red&gt;
         &lt;green&gt;255&lt;/green&gt;
         &lt;blue&gt;255&lt;/blue&gt;
        &lt;/color&gt;
       &lt;/brush&gt;
      &lt;/colorrole&gt;
     &lt;/inactive&gt;
     &lt;disabled&gt;
      &lt;colorrole role=&quot;WindowText&quot;&gt;
       &lt;brush brushstyle=&quot;SolidPattern&quot;&gt;
        &lt;color alpha=&quot;255&quot;&gt;
         &lt;red&gt;255&lt;/red&gt;
         &lt;green&gt;255&lt;/green&gt;
         &lt;blue&gt;255&lt;/blue&gt;
        &lt;/color&gt;
       &lt;/brush&gt;
      &lt;/colorrole&gt;
      &lt;colorrole role=&quot;Button&quot;&gt;
       &lt;brush brushstyle=&quot;SolidPattern&quot;&gt;
        &lt;color alpha=&quot;255&quot;&gt;
         &lt;red&gt;0&lt;/red&gt;
         &lt;green&gt;0&lt;/green&gt;
         &lt;blue&gt;128&lt;/blue&gt;
        &lt;/color&gt;
       &lt;/brush&gt;
      &lt;/colorrole&gt;
      &lt;colorrole role=&quot;Text&quot;&gt;
       &lt;brush brushstyle=&quot;SolidPattern&quot;&gt;
        &lt;color alpha=&quot;255&quot;&gt;
         &lt;red&gt;255&lt;/red&gt;
         &lt;green&gt;255&lt;/green&gt;
         &lt;blue&gt;255&lt;/blue&gt;
        &lt;/color&gt;
       &lt;/brush&gt;
      &lt;/colorrole&gt;
      &lt;colorrole role=&quot;ButtonText&quot;&gt;
       &lt;brush brushstyle=&quot;SolidPattern&quot;&gt;
        &lt;color alpha=&quot;255&quot;&gt;
         &lt;red&gt;255&lt;/red&gt;
         &lt;green&gt;255&lt;/green&gt;
         &lt;blue&gt;255&lt;/blue&gt;
        &lt;/color&gt;
       &lt;/brush&gt;
      &lt;/colorrole&gt;
      &lt;colorrole role=&quot;Base&quot;&gt;
       &lt;brush brushstyle=&quot;SolidPattern&quot;&gt;
        &lt;color alpha=&quot;255&quot;&gt;
         &lt;red&gt;0&lt;/red&gt;
         &lt;green&gt;0&lt;/green&gt;
         &lt;blue&gt;128&lt;/blue&gt;
        &lt;/color&gt;
       &lt;/brush&gt;
      &lt;/colorrole&gt;
      &lt;colorrole role=&quot;Window&quot;&gt;
       &lt;brush brushstyle=&quot;SolidPattern&quot;&gt;
        &lt;color alpha=&quot;255&quot;&gt;
         &lt;red&gt;0&lt;/red&gt;
         &lt;green&gt;0&lt;/green&gt;
         &lt;blue&gt;128&lt;/blue&gt;
        &lt;/color&gt;
       &lt;/brush&gt;
      &lt;/colorrole&gt;
      &lt;colorrole role=&quot;PlaceholderText&quot;&gt;
       &lt;brush brushstyle=&quot;NoBrush&quot;&gt;
        &lt;color alpha=&quot;128&quot;&gt;
         &lt;red&gt;0&lt;/red&gt;
         &lt;green&gt;0&lt;/green&gt;
         &lt;blue&gt;0&lt;/blue&gt;
        &lt;/color&gt;
       &lt;/brush&gt;
      &lt;/colorrole&gt;
     &lt;/disabled&gt;
    &lt;/palette&gt;
   &lt;/property&gt;
   &lt;property name=&quot;font&quot;&gt;
    &lt;font&gt;
     &lt;pointsize&gt;-1&lt;/pointsize&gt;
     &lt;weight&gt;75&lt;/weight&gt;
     &lt;italic&gt;true&lt;/italic&gt;
     &lt;bold&gt;true&lt;/bold&gt;
    &lt;/font&gt;
   &lt;/property&gt;
   &lt;property name=&quot;layoutDirection&quot;&gt;
    &lt;enum&gt;Qt::LeftToRight&lt;/enum&gt;
   &lt;/property&gt;
   &lt;property name=&quot;styleSheet&quot;&gt;
    &lt;string notr=&quot;true&quot;&gt;background-color: rgb(0, 0, 128);
color:rgb(255, 255, 255);
&lt;/string&gt;
   &lt;/property&gt;
   &lt;property name=&quot;text&quot;&gt;
    &lt;string&gt;Data File&lt;/string&gt;
   &lt;/property&gt;
   &lt;property name=&quot;alignment&quot;&gt;
    &lt;set&gt;Qt::AlignCenter&lt;/set&gt;
   &lt;/property&gt;
  &lt;/widget&gt;
 &lt;/widget&gt;
 &lt;resources/&gt;
&lt;/ui&gt;
</string>
    </property>
    <property name="text">
     <string>Weight File</string>
    </property>
    <property name="alignment">
     <set>Qt::AlignCenter</set>
    </property>
   </widget>
  </widget>
  <widget class="QMenuBar" name="menubar">
   <property name="geometry">
    <rect>
     <x>0</x>
     <y>0</y>
     <width>1497</width>
     <height>22</height>
    </rect>
   </property>
  </widget>
  <widget class="QStatusBar" name="statusbar"/>
  <widget class="QToolBar" name="toolBar">
   <property name="windowTitle">
    <string>toolBar</string>
   </property>
   <attribute name="toolBarArea">
    <enum>TopToolBarArea</enum>
   </attribute>
   <attribute name="toolBarBreak">
    <bool>false</bool>
   </attribute>
  </widget>
 </widget>
 <resources/>
 <connections/>
</ui>
